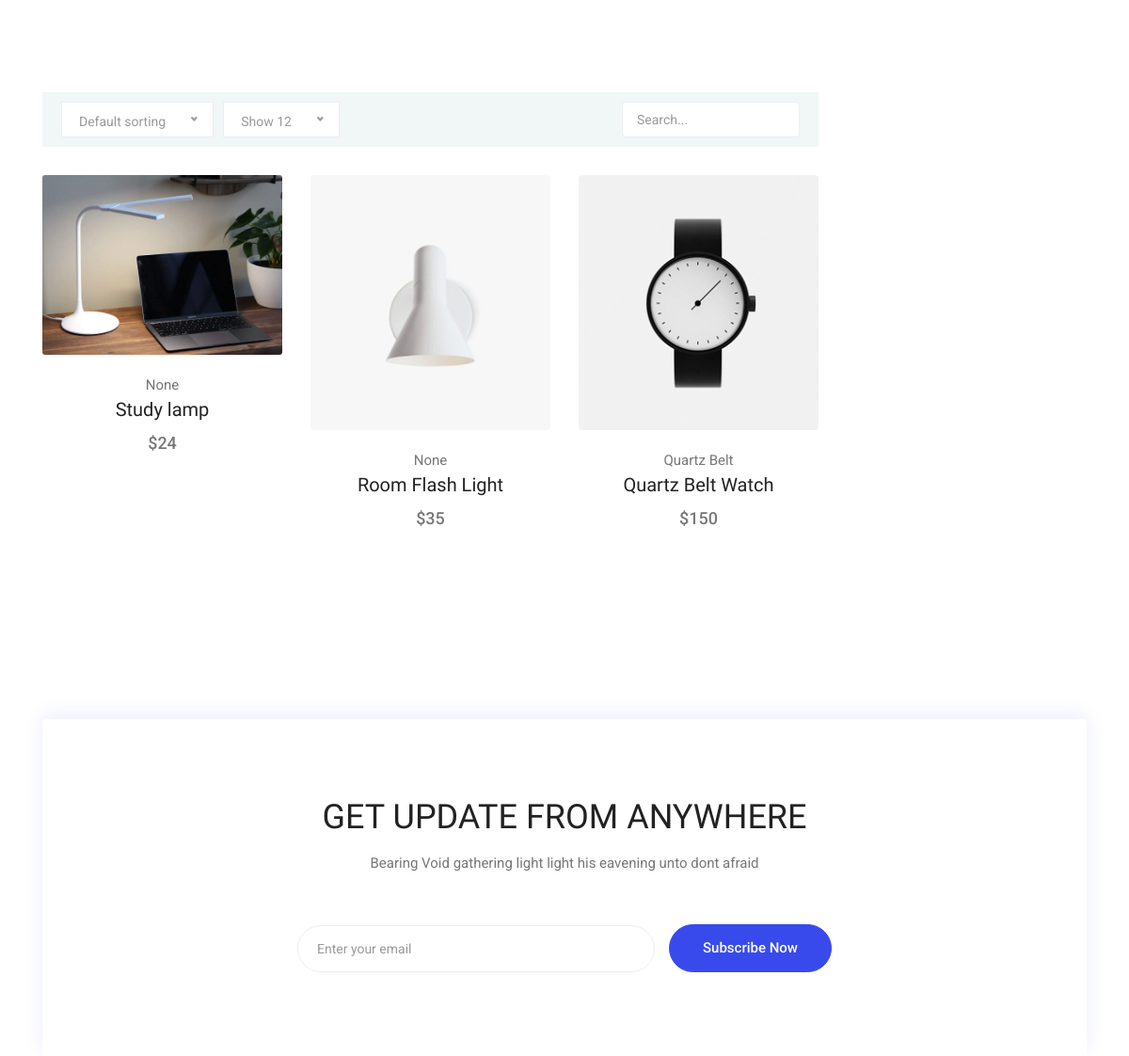
The page /shop/ on the database as committed earlier.
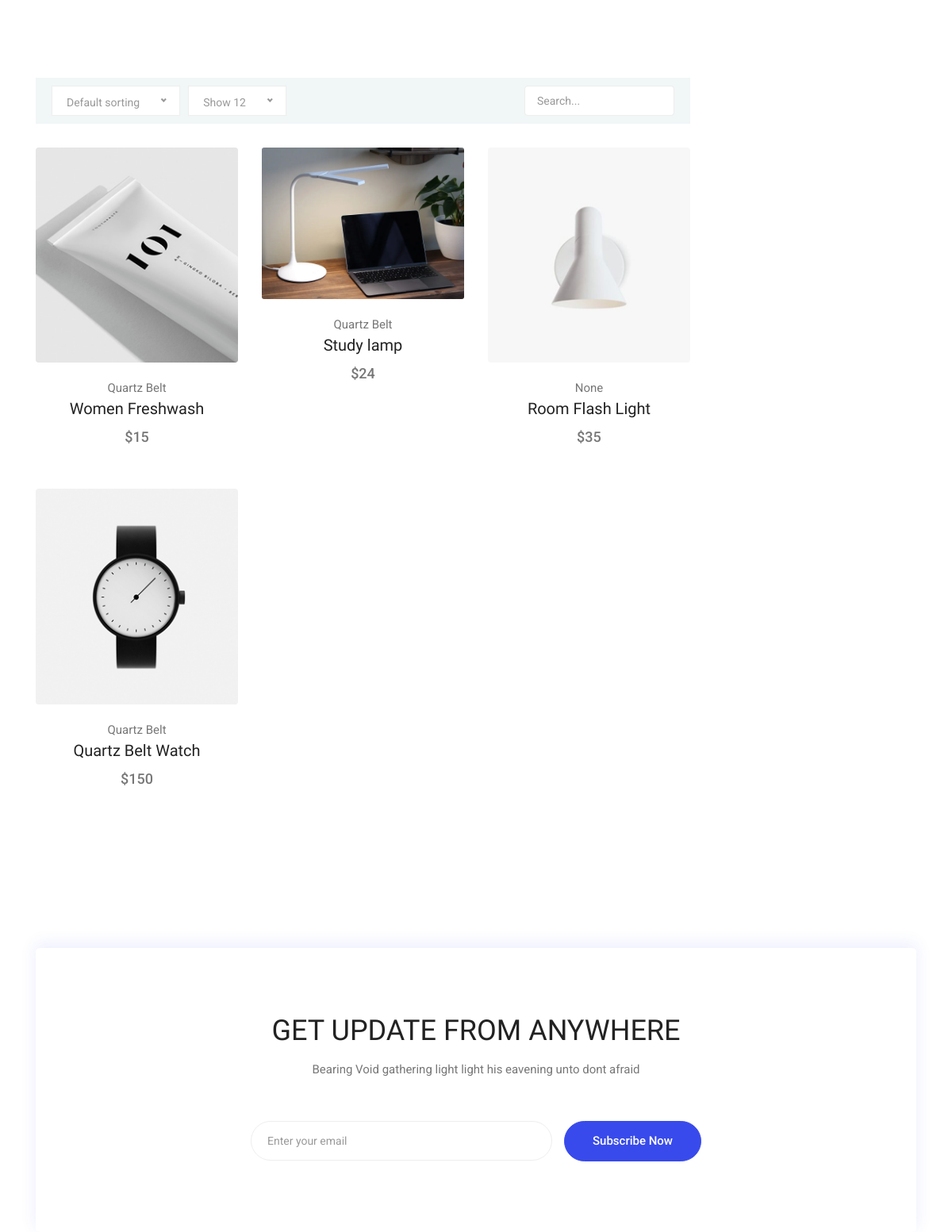
The same page on the database as committed later.
### shop/models.py (models this page shows, shortened)
class Product(models.Model):
    COLOR_CHOICES = (
        ('B', 'Black'),
        ('Y', 'Yellow'),
        ('W', 'White'),
        ('A', 'Aqua'),
        ('G', 'Green'),
        ('BL', 'Blue')
    )
    title = models.CharField(max_length=25)
    brand = models.ForeignKey(ProductBrand, on_delete=models.CASCADE, null=True, blank=True)
    color = models.CharField(max_length=10, choices=COLOR_CHOICES)
    image = models.ImageField(upload_to='images', null=True, blank=True)
    price = models.IntegerField()
    description = models.TextField(db_index=True)
    create_date = models.DateField(null=True)
    slug = models.SlugField(default="", null=False, db_index=True, blank=True, max_length=200, unique=True,
                            verbose_name='slug title')
    category = models.ManyToManyField(ProductCategory)
    is_active = models.BooleanField(default=False, verbose_name='active')
    class Meta:
        verbose_name = 'product'
        verbose_name_plural = 'products'

class ProductBrand(models.Model):
    title = models.CharField(max_length=20)
    url_title = models.CharField(max_length=20, verbose_name='url title')
    is_active = models.BooleanField(verbose_name='active')
    def __str__(self):
        return self.title
    class Meta:
        verbose_name = 'brand'
        verbose_name_plural = 'brands'

### shop/views.py (the view)
# urls.py: path('', views.products.as_view(), name='products-page'),
class products(ListView):
    model = Product
    context_object_name = 'products'
    template_name = 'shop/products.html'
    ordering = ['-create_date']
    def get_context_data(self, **kwargs):
        context = super(products, self).get_context_data()
        return context
    def get_queryset(self):
        query = super(products, self).get_queryset()
        product_name = self.request.GET.get('search')
        query = query.filter(is_active=True)
        if product_name is not None:
            query = query.filter(title__icontains=product_name)
        return query

### shop/templates/shop/products.html (shortened to what this page needs)
{% extends 'base.html' %}
{% load render_partial %}
{% load thumbnail %}
{% block content %}
    <section class="section-margin--small mb-5">
        <div class="container">
            <div class="row">
                <div class="col-xl-9 col-lg-8 col-md-7">
                    <div class="filter-bar d-flex flex-wrap align-items-center">
                        <div class="sorting">
                        </div>
                        <div class="sorting mr-auto">
                        </div>
                        <div>
                            <div class="input-group filter-bar-search">
                                <div class="input-group-append">
                                    <form action="{% url 'search-products' %}">
                                        <input name="search" type="text" class="form-control" id="search"
                                               placeholder="Search..." required="">
                                    </form>
                                </div>
                            </div>
                        </div>
                    </div>
                    <section class="lattest-product-area pb-40 category-list">
                        <div class="row">
                            {% for product in products %}
                                <div class="col-md-6 col-lg-4">
                                    <div class="card text-center card-product">
                                        <div class="card-product__img">
                                            {% thumbnail product.image "300x300" crop="center" as im %}
                                                <img class="card-img" src="{{ im.url }}" alt="">
                                            {% endthumbnail %}
                                        </div>
                                        <div class="card-body">
                                            <p>{{ product.brand }}</p>
                                            <h4 class="card-product__title"><a
                                                    href="{% url 'product-detail' slug=product.slug %}">{{ product.title }}</a>
                                            </h4>
                                            <p class="card-product__price">${{ product.price }}</p>
                                        </div>
                                    </div>
                                </div>
                            {% endfor %}
                        </div>
                    </section>
                </div>
            </div>
        </div>
    </section>
    <section class="subscribe-position">
        <div class="container">
            <div class="subscribe text-center">
                <h3 class="subscribe__title">Get Update From Anywhere</h3>
                <p>Bearing Void gathering light light his eavening unto dont afraid</p>
                <div id="mc_embed_signup">
                    <form target="_blank"
                          action="https://spondonit.us12.list-manage.com/subscribe/post?u=1462626880ade1ac87bd9c93a&amp;id=92a4423d01"
                          method="get" class="subscribe-form form-inline mt-5 pt-1">
                        <div class="form-group ml-sm-auto">
                            <input class="form-control mb-1" type="email" name="EMAIL" placeholder="Enter your email"
                                   onfocus="this.placeholder = ''" onblur="this.placeholder = 'Your Email Address '">
                        </div>
                        <button class="button button-subscribe mr-auto mb-1" type="submit">Subscribe Now</button>
                    </form>
                </div>
            </div>
        </div>
    </section>
{% endblock content %}

### templates/base.html (shortened to what this page needs)
{% load render_partial %}
<!DOCTYPE html>
<html lang="en">
<head>
    {% include 'shared/references/header_references.html' %}
</head>
<body>
    {% block content %}
    {% endblock content %}
</body>
</html>

### templates/shared/references/header_references.html (shortened to what this page needs)
  <link rel="stylesheet" href="/static/vendors/bootstrap/bootstrap.min.css">
  <link rel="stylesheet" href="/static/vendors/fontawesome/css/all.min.css">
	<link rel="stylesheet" href="/static/vendors/themify-icons/themify-icons.css">
  <link rel="stylesheet" href="/static/vendors/nice-select/nice-select.css">
  <link rel="stylesheet" href="/static/vendors/owl-carousel/owl.theme.default.min.css">
  <link rel="stylesheet" href="/static/vendors/owl-carousel/owl.carousel.min.css">
    <link rel="stylesheet" href="/static/vendors/nouislider/nouislider.min.css">
    <link rel="stylesheet" href="/static/vendors/linericon/style.css">
  <link rel="stylesheet" href="/static/css/style.css">

Rows that differ between the two databases and show on the page:
added Product: shows a picture, brand "Quartz Belt", title "Women Freshwash", price "15"
changed Product "Study lamp": brand "None" → "Quartz Belt"
